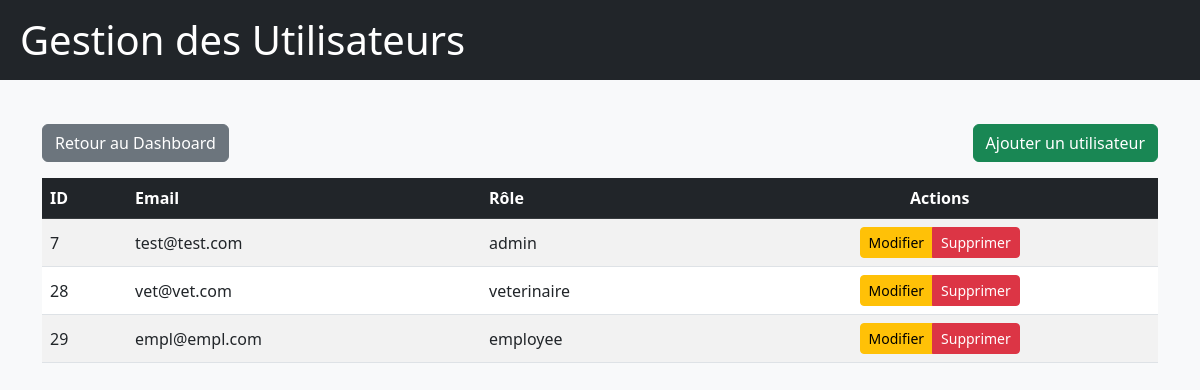
Screenshot of /front/html/manage_user.php (signed in) with the database file from the repository.
### tables this page shows
CREATE TABLE `users` (
  `id` int(11) NOT NULL,
  `email` varchar(255) NOT NULL,
  `password` varchar(255) NOT NULL,
  `role` enum('admin','veterinaire','employee') NOT NULL,
  `created_at` timestamp NOT NULL DEFAULT current_timestamp(),
  `name` varchar(255) NOT NULL DEFAULT 'Nom. Inconnu'
);

### lib/session.php (called while the page is built, shortened)
<?php
function hasPermission(PDO $pdo, string $role, string $resource, string $action): bool
{
    $validActions = ['can_create', 'can_read', 'can_update', 'can_delete'];
    $query = $pdo->prepare("
        SELECT $action
        FROM permissions
        WHERE role = :role AND resource = :resource
    ");
    $query->execute([
        ':role' => $role,
        ':resource' => $resource
    ]);
    $result = $query->fetch(PDO::FETCH_ASSOC);
    return $result && $result[$action] == 1;
}

### front/html/manage_user.php (the view, shortened to what this page needs)
<?php
require '../../lib/session.php';
require '../../lib/pdo.php';
$canEdit = hasPermission($pdo, $_SESSION['user']['role'], 'users', 'can_update');
$canDelete = hasPermission($pdo, $_SESSION['user']['role'], 'users', 'can_delete');
$canAdd = hasPermission($pdo, $_SESSION['user']['role'], 'users', 'can_create');
$users = [];
try {
    $query = $pdo->prepare("SELECT id, email, role FROM users ORDER BY id ASC");
    $query->execute();
    $users = $query->fetchAll(PDO::FETCH_ASSOC);
} catch (PDOException $e) {
    $error = "Erreur lors de la récupération des utilisateurs.";
}
?>
<!DOCTYPE html>
<html lang="fr">
<head>
    <link href="https://cdn.jsdelivr.net/npm/bootstrap@5.3.0-alpha1/dist/css/bootstrap.min.css" rel="stylesheet">
    <link rel="stylesheet" href="../css/manage_user.css">
</head>
<body>
    <?php
    $dashboardLink = "login.php";
    if (isset($_SESSION['user']['role'])) {
        switch ($_SESSION['user']['role']) {
            case 'admin':
                $dashboardLink = "admin_dashboard.php";
                break;
        }
    }
    ?>
    <header class="bg-dark text-white text-center py-3">
        <h1>Gestion des Utilisateurs</h1>
    </header>
    <main class="container mt-4">
        <div class="d-flex justify-content-between align-items-center mb-3">
            <a href="<?= $dashboardLink ?>" class="btn btn-secondary">Retour au Dashboard</a>
            <?php if ($canAdd): ?>
                <a href="add_user.php" class="btn btn-success">Ajouter un utilisateur</a>
            <?php endif; ?>
        </div>
        <div class="table-responsive">
            <table class="table table-striped table-hover">
                <thead class="table-dark">
                    <tr>
                        <th>ID</th>
                        <th>Email</th>
                        <th>Rôle</th>
                        <th class="text-center">Actions</th>
                    </tr>
                </thead>
                <tbody>
                    <?php foreach ($users as $user): ?>
                        <tr>
                            <td><?= htmlspecialchars($user['id']) ?></td>
                            <td><?= htmlspecialchars($user['email']) ?></td>
                            <td><?= htmlspecialchars($user['role']) ?></td>
                            <td class="text-center">
                                <div class="btn-group">
                                    <?php if ($canEdit): ?>
                                        <a href="edit_user.php?id=<?= $user['id'] ?>" class="btn btn-warning btn-sm">Modifier</a>
                                    <?php endif; ?>
                                    <?php if ($canDelete): ?>
                                        <a href="delete_user.php?id=<?= $user['id'] ?>" class="btn btn-danger btn-sm" onclick="return confirm('Supprimer cet utilisateur ?');">Supprimer</a>
                                    <?php endif; ?>
                                </div>
                            </td>
                        </tr>
                    <?php endforeach; ?>
                </tbody>
            </table>
        </div>
    </main>
</body>
</html>

### front/css/manage_user.css (style rules this page uses)
body { background-color: #f8f9fa; }
header { background-color: #343a40; color: white; padding: 20px; display: flex; justify-content: space-between; align-items: center; }
header h1 { margin: 0; }
main { padding: 20px; }
table th, table td { vertical-align: middle; }

### rows the page displays
users: id "7", email "test@test.com", role "admin"
users: id "28", email "vet@vet.com", role "veterinaire"
users: id "29", email "empl@empl.com", role "employee"
